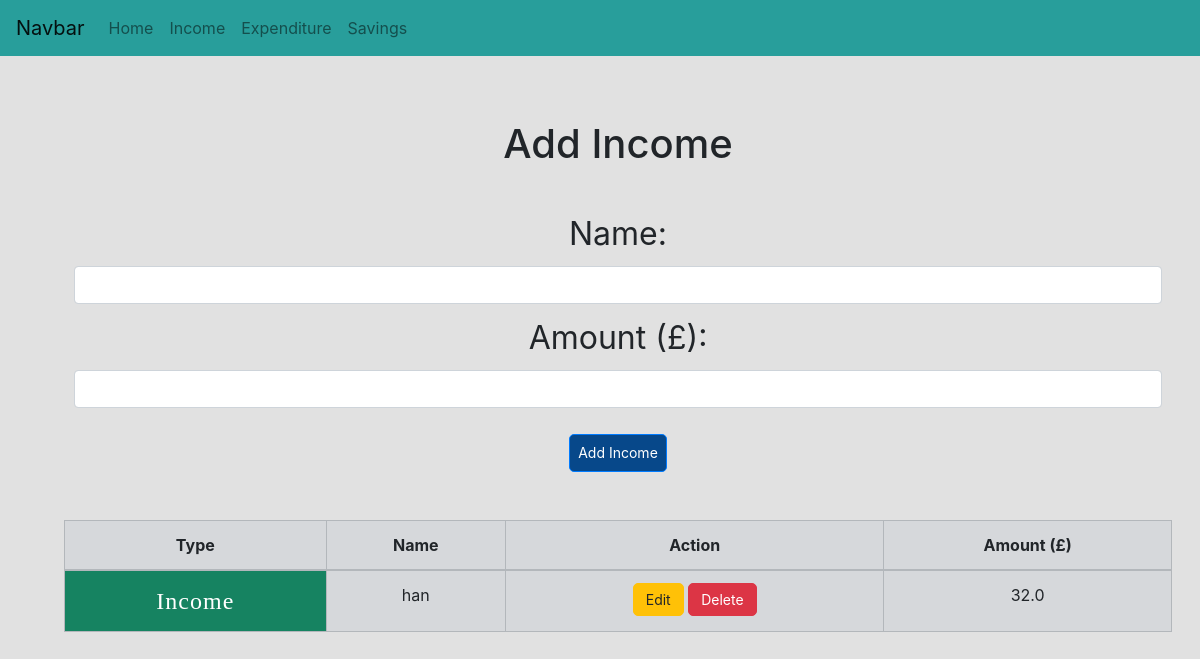
The app's page /income, older data.
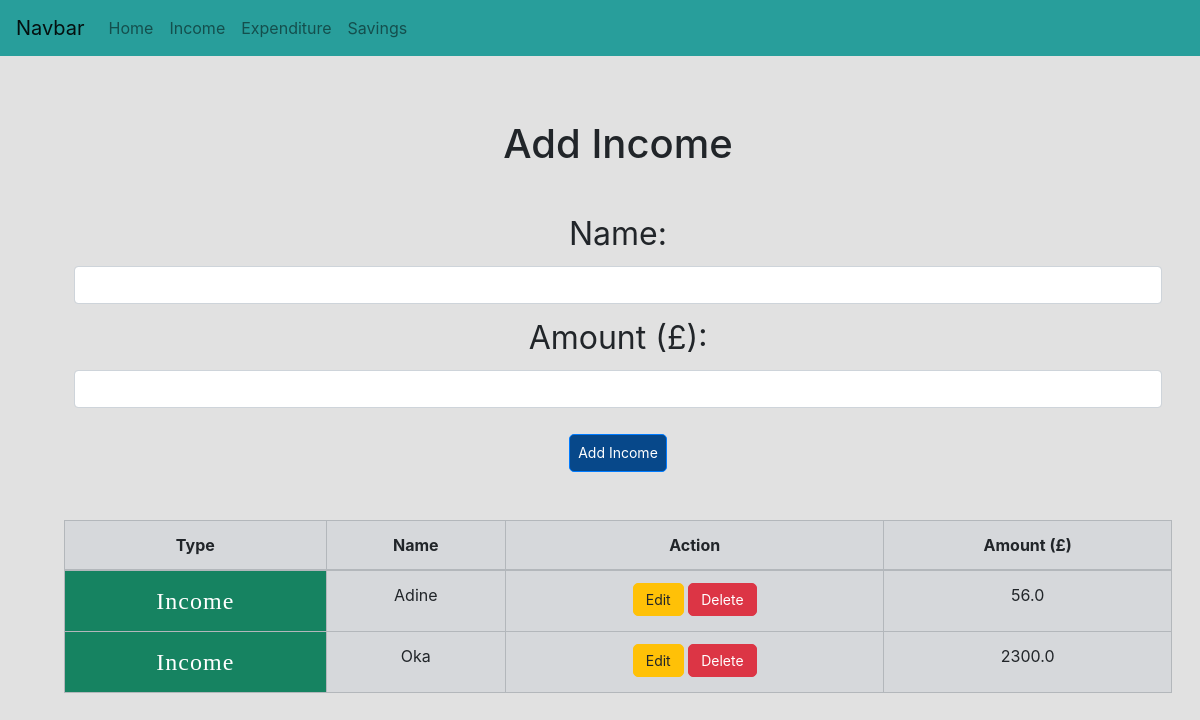
The same page, newer data.
### app/models.py (models this page shows)
class Income(db.Model):
    id = db.Column(db.Integer, primary_key=True)
    name = db.Column(db.String(500), index=True, unique=True)
    amount = db.Column(db.Float)
    date_created = db.Column(db.DateTime, default=datetime.utcnow)

### app/views.py (the view, shortened to what this page needs)
@app.route('/income', methods=['GET', 'POST'])
def addIncome():
    form = AddIncomeExpenditureForm()
    income = models.Income.query.order_by(models.Income.date_created).all()
    return render_template('create.html',
                            title='Add Income',
                            form=form,
                            income=income)

### app/forms.py
class AddIncomeExpenditureForm(FlaskForm):
    name = StringField('Name', validators=[DataRequired(), Length(min=1, max=50)])
    amount = DecimalField('Amount', validators=[DataRequired(), NumberRange(min=1)])

### app/templates/create.html (shortened to what this page needs)
{% extends "base.html" %}
{% block content %}
<div class="container text-center p-3 m-5 ">
    <h1>{{ title }}</h1>
    <br>
    <form action="" method="POST">
        <div class="form-group">
            <label for="inputName">Name:</label>
            {{ form.name(class_='form-control', id='inputName') }}
        </div>
        <div class="form-group">
            <label for="inputAmount">Amount (£):</label>
            {{ form.amount(class_='form-control', id='inputAmount') }}
        </div>
        {% if expenditure %}
        <button type="submit" class="btn btn-primary p-2 mb-5 mt-3 display-1" role="button" aria-pressed="true">Add Expenditure</button>
        {% else %}
            <button type="submit" class="btn btn-primary p-2 mb-5 mt-3 display-1" role="button" aria-pressed="true">Add Income</button>
        {% endif %}
        <br>
        {% if income %}
            <table class="table table-bordered table-secondary">
                <thead>
                    <tr>
                        <th scope="col">Type</th>
                        <th scope="col">Name</th>
                        <th scope="col">Action</th>
                        <th scope="col">Amount (£)</th>
                    </tr>
                </thead>
                <tbody>
                {% for income in income %}
                    <tr>
                        <th scope="row" class="income">Income</th>
                        <td>{{ income.name }}</td>
                        <td>
                            <a href="{{ url_for('update_entry', entry_type='income', id=income.id) }}" class="btn btn-warning">Edit</a>
                            <a href="{{ url_for('delete_entry', entry_type='income', id=income.id) }}" class="btn btn-danger">Delete</a>
                        </td>
                        <td class="text-center">{{ income.amount }}</td>
                    </tr>
                {% endfor %}
                </tbody>
            </table>
        {% endif %}
    </form>
</div>
{% endblock %}

Row changes from the older to the newer data that the page shows:
removed Income: name "han", amount "32.0"
added Income: name "Adine", amount "56.0"
added Income: name "Oka", amount "2300.0"
